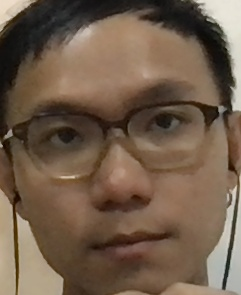
#> input picture model/data/nhan/181414.jpg, 241 x 295 px; its folder holds only this picture in this run
$ jupyter execute train.ipynb
#> lines starting #> are read from the running program, lines starting #| are printed output that depends on the picture
[cell 1]
import matplotlib.pyplot as plt
from sklearn.neighbors import KNeighborsClassifier
from sklearn.preprocessing import label_binarize
from sklearn.metrics import accuracy_score
from pathlib import Path
import cv2
import numpy as np
import joblib
import pickle

[cell 2]
DATA_FOLDER = '/Users/nhanphan/CoderSchool/opencv/facial_detection/model/data'

[cell 3]
p = Path(DATA_FOLDER)
all_paths = list(p.glob('**/*.jpg'))
all_labels = list(map(lambda x: str(x).split('/')[-2], all_paths))

[cell 4]
label_dict = {}
for i, name in enumerate(set(all_labels)):
    label_dict[i] = name

label_dict

[cell 5]
labels = label_binarize(all_labels, classes=list(set(all_labels)))

[cell 6]
def load_and_preprocess(path):
    path = str(path)
    img = cv2.imread(path)
#> img is the input picture: shape (295, 241, 3); mean B, G, R 74.9, 93.2, 113.4
    img = cv2.resize(img, (300, 300), interpolation = cv2.INTER_AREA)
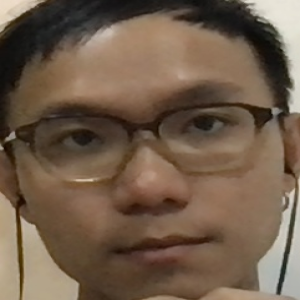
#> img: shape (300, 300, 3); mean B, G, R 74.8, 93.1, 113.3
    img = img / 255.
    img = img.flatten()

    return img

[cell 7]
images = np.array(list(map(load_and_preprocess, all_paths)))
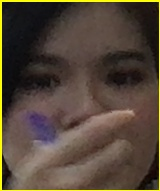
#> input picture model/data/tania/133016.jpg, 160 x 191 px
#> in load_and_preprocess, img is the input picture: shape (191, 160, 3); mean B, G, R 56.6, 69.9, 83.5
#> in load_and_preprocess (call 2), `img = cv2.resize(img, (300, 300), interpolation = cv2.INTER_AREA)`:
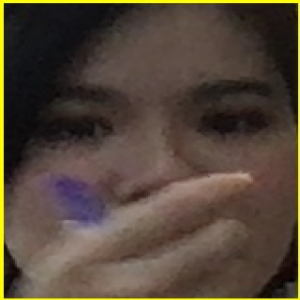
#> img: shape (300, 300, 3); mean B, G, R 56.6, 69.9, 83.5
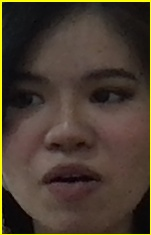
#> input picture model/data/tania/133027.jpg, 151 x 235 px
#> in load_and_preprocess, img is the input picture: shape (235, 151, 3); mean B, G, R 47.1, 59.9, 73
#> in load_and_preprocess (call 3), `img = cv2.resize(img, (300, 300), interpolation = cv2.INTER_AREA)`:
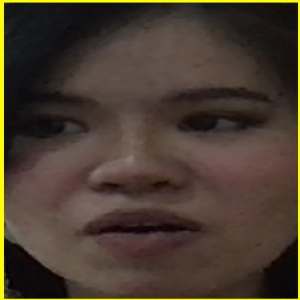
#> img: shape (300, 300, 3); mean B, G, R 47, 59.8, 72.9

[cell 8]
images.shape
#> Out = (3, 270000)

[cell 9]
knn = KNeighborsClassifier(n_neighbors=2)
knn.fit(images, labels)
y_pred = knn.predict(images)
#> y_pred = [0, 1, 1]
print(accuracy_score(labels, y_pred))
#| 1.0

[cell 10]
sample = load_and_preprocess('/Users/nhanphan/CoderSchool/opencv/facial_detection/model/data/tania/133027.jpg')
knn.predict([sample])[0]
#> Out = 1
